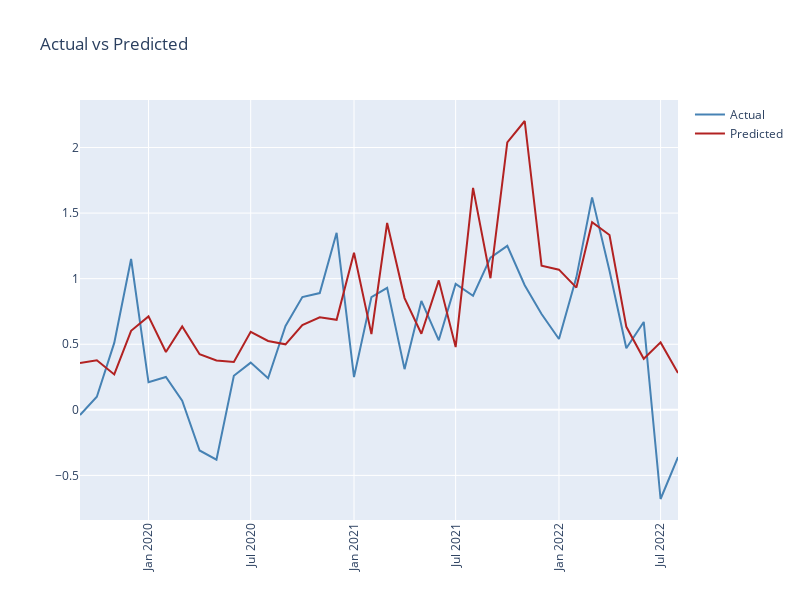

Notebook code cell kept with this figure:
### Code cell
# Performance as measured by the Root Mean Squared Error
train_score = mean_squared_error(y_train, y_train_hat[:,0])
print('Train Score: %.2f MSE' % (train_score))
test_score = mean_squared_error(y_test, y_test_hat[:,0])
print('Test Score: %.2f MSE' % (test_score))

model_error = y_test - y_test_hat[:,0]
print('Mean Model Error: ', model_error.mean())

trace_1 = go.Scatter(
    x=df_lags[df_lags.index>'2019-08-01'].index,
    y=df_lags[df_lags.index>'2019-08-01']['IPCA'].values,
    name='Actual',
    marker=dict(color='SteelBlue')
    )

trace_2 = go.Scatter(
    x=df_lags[df_lags.index>'2019-08-01'].index,
    y=y_test_hat.reshape(y_test_hat.shape[0]),
    name='Predicted',
    marker=dict(color='Firebrick')
    )

fig_1 = make_subplots(specs=[[{"secondary_y": False}]])
fig_1.add_trace(trace_1)
fig_1.add_trace(trace_2,secondary_y=False)
fig_1['layout'].update(
    height=600,
    width=800,
    title='Actual vs Predicted',
    xaxis=dict(tickangle=-90),
    showlegend=True,
    )

iplot(fig_1)

### Figure 1 — Plotly figure (JSON) as saved in the notebook; plotly's stock layout.template omitted (floating-point values rounded to 4 significant figures)
{"data": [{"marker": {"color": "SteelBlue"}, "name": "Actual", "type": "scatter", "x": ["2019-09-01T00:00:00", "2019-10-01T00:00:00", "2019-11-01T00:00:00", "2019-12-01T00:00:00", "2020-01-01T00:00:00", "2020-02-01T00:00:00", "2020-03-01T00:00:00", "2020-04-01T00:00:00", "2020-05-01T00:00:00", "2020-06-01T00:00:00", "2020-07-01T00:00:00", "2020-08-01T00:00:00", "2020-09-01T00:00:00", "2020-10-01T00:00:00", "2020-11-01T00:00:00", "2020-12-01T00:00:00", "2021-01-01T00:00:00", "2021-02-01T00:00:00", "2021-03-01T00:00:00", "2021-04-01T00:00:00", "2021-05-01T00:00:00", "2021-06-01T00:00:00", "2021-07-01T00:00:00", "2021-08-01T00:00:00", "2021-09-01T00:00:00", "2021-10-01T00:00:00", "2021-11-01T00:00:00", "2021-12-01T00:00:00", "2022-01-01T00:00:00", "2022-02-01T00:00:00", "2022-03-01T00:00:00", "2022-04-01T00:00:00", "2022-05-01T00:00:00", "2022-06-01T00:00:00", "2022-07-01T00:00:00", "2022-08-01T00:00:00"], "y": [-0.04, 0.1, 0.51, 1.15, 0.21, 0.25, 0.07, -0.31, -0.38, 0.26, 0.36, 0.24, 0.64, 0.86, 0.89, 1.35, 0.25, 0.86, 0.93, 0.31, 0.83, 0.53, 0.96, 0.87, 1.16, 1.25, 0.95, 0.73, 0.54, 1.01, 1.62, 1.06, 0.47, 0.67, -0.68, -0.36]}, {"marker": {"color": "Firebrick"}, "name": "Predicted", "type": "scatter", "x": ["2019-09-01T00:00:00", "2019-10-01T00:00:00", "2019-11-01T00:00:00", "2019-12-01T00:00:00", "2020-01-01T00:00:00", "2020-02-01T00:00:00", "2020-03-01T00:00:00", "2020-04-01T00:00:00", "2020-05-01T00:00:00", "2020-06-01T00:00:00", "2020-07-01T00:00:00", "2020-08-01T00:00:00", "2020-09-01T00:00:00", "2020-10-01T00:00:00", "2020-11-01T00:00:00", "2020-12-01T00:00:00", "2021-01-01T00:00:00", "2021-02-01T00:00:00", "2021-03-01T00:00:00", "2021-04-01T00:00:00", "2021-05-01T00:00:00", "2021-06-01T00:00:00", "2021-07-01T00:00:00", "2021-08-01T00:00:00", "2021-09-01T00:00:00", "2021-10-01T00:00:00", "2021-11-01T00:00:00", "2021-12-01T00:00:00", "2022-01-01T00:00:00", "2022-02-01T00:00:00", "2022-03-01T00:00:00", "2022-04-01T00:00:00", "2022-05-01T00:00:00", "2022-06-01T00:00:00", "2022-07-01T00:00:00", "2022-08-01T00:00:00"], "xaxis": "x", "y": [0.3563, 0.3777, 0.27, 0.6027, 0.7122, 0.4405, 0.6362, 0.4244, 0.376, 0.3651, 0.5945, 0.5251, 0.4992, 0.6469, 0.7056, 0.6865, 1.197, 0.5771, 1.424, 0.8519, 0.5799, 0.987, 0.4782, 1.692, 1.003, 2.039, 2.202, 1.1, 1.069, 0.9319, 1.43, 1.333, 0.6328, 0.3889, 0.5141, 0.2815], "yaxis": "y"}], "layout": {"height": 600, "showlegend": true, "title": {"text": "Actual vs Predicted"}, "width": 800, "xaxis": {"anchor": "y", "domain": [0, 1], "tickangle": -90}, "yaxis": {"anchor": "x", "domain": [0, 1]}}}
